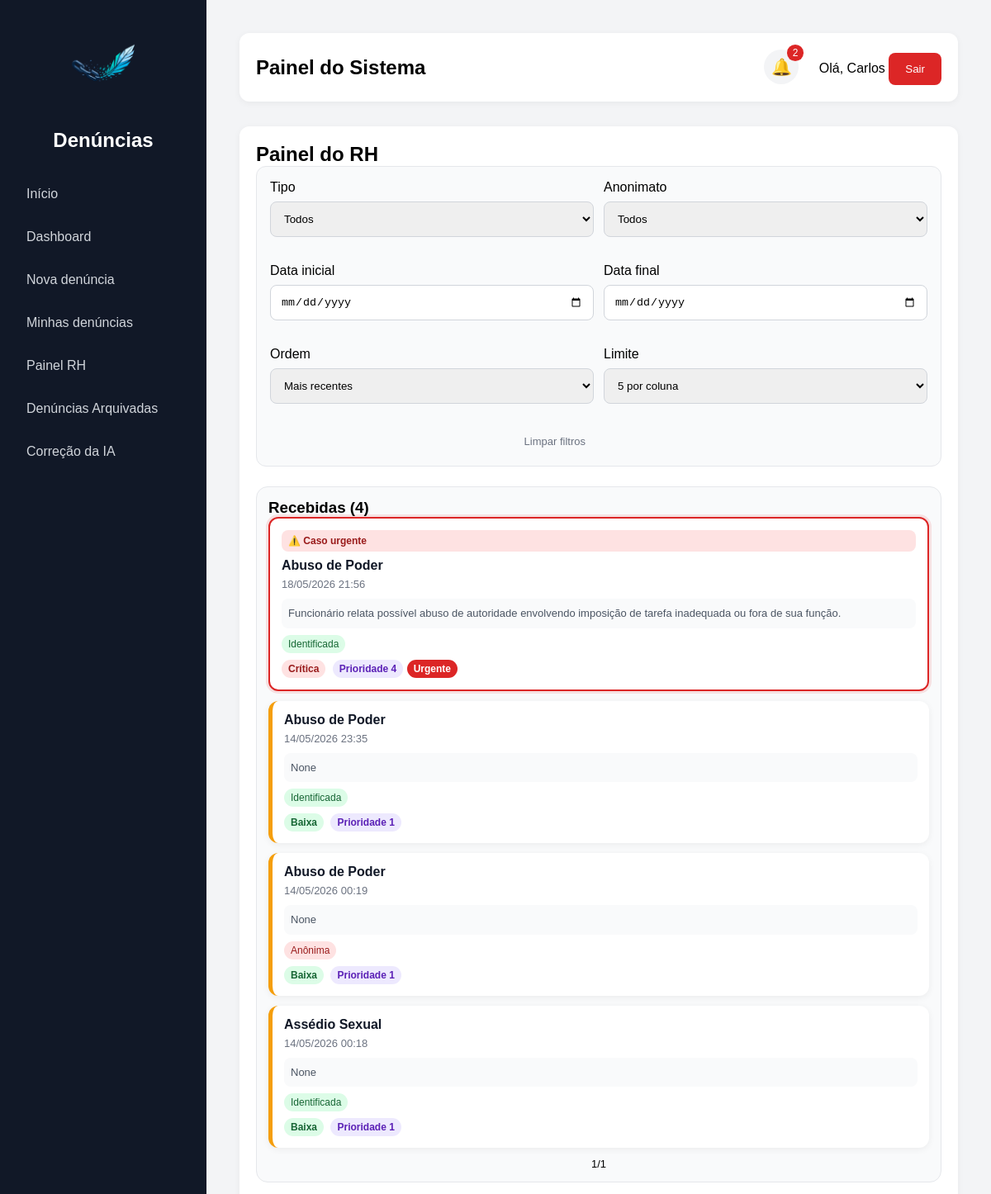
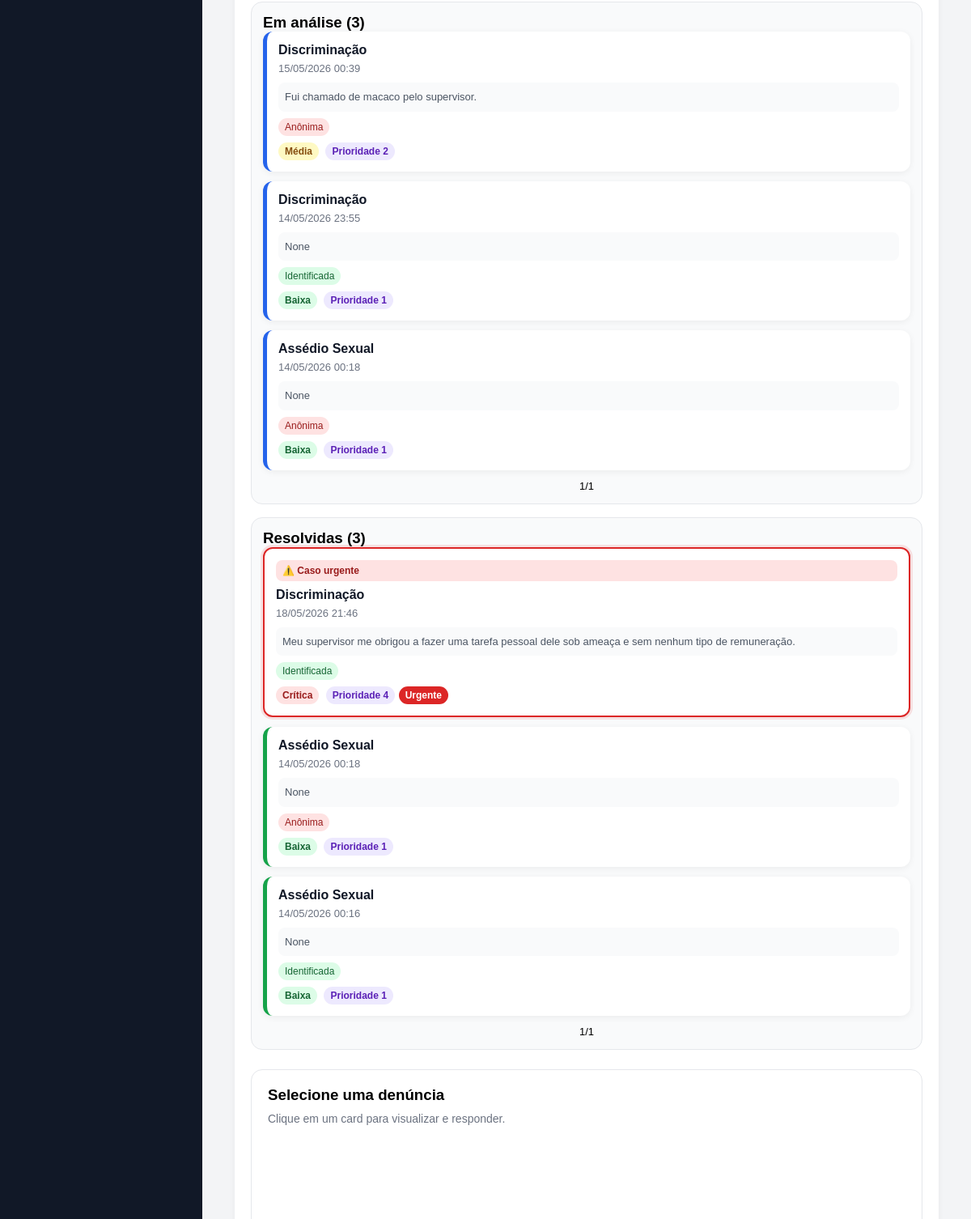
/painel-rh/ (signed in, upper part), run on an earlier commit of the app's database (2 pictures, top to bottom).
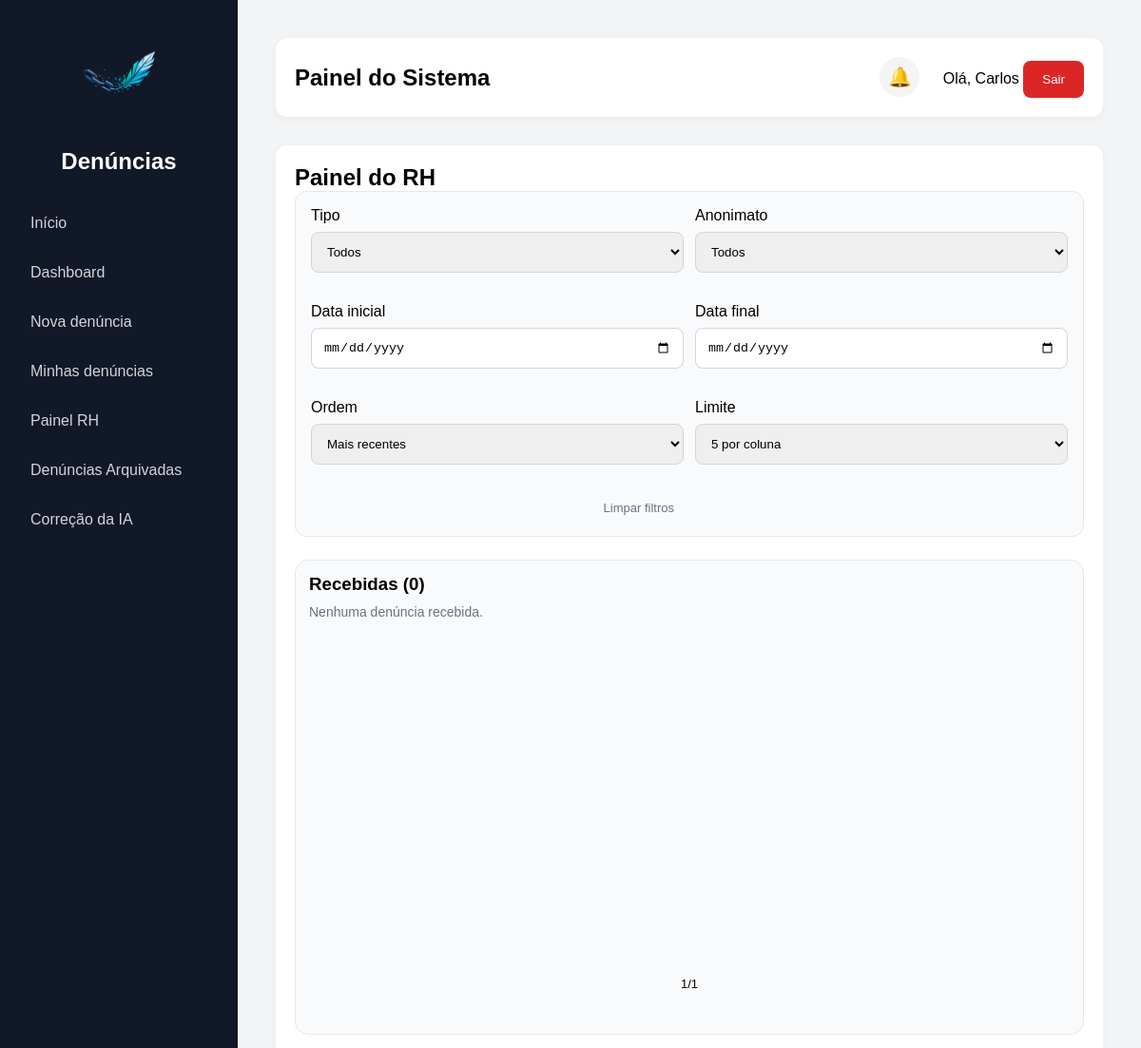
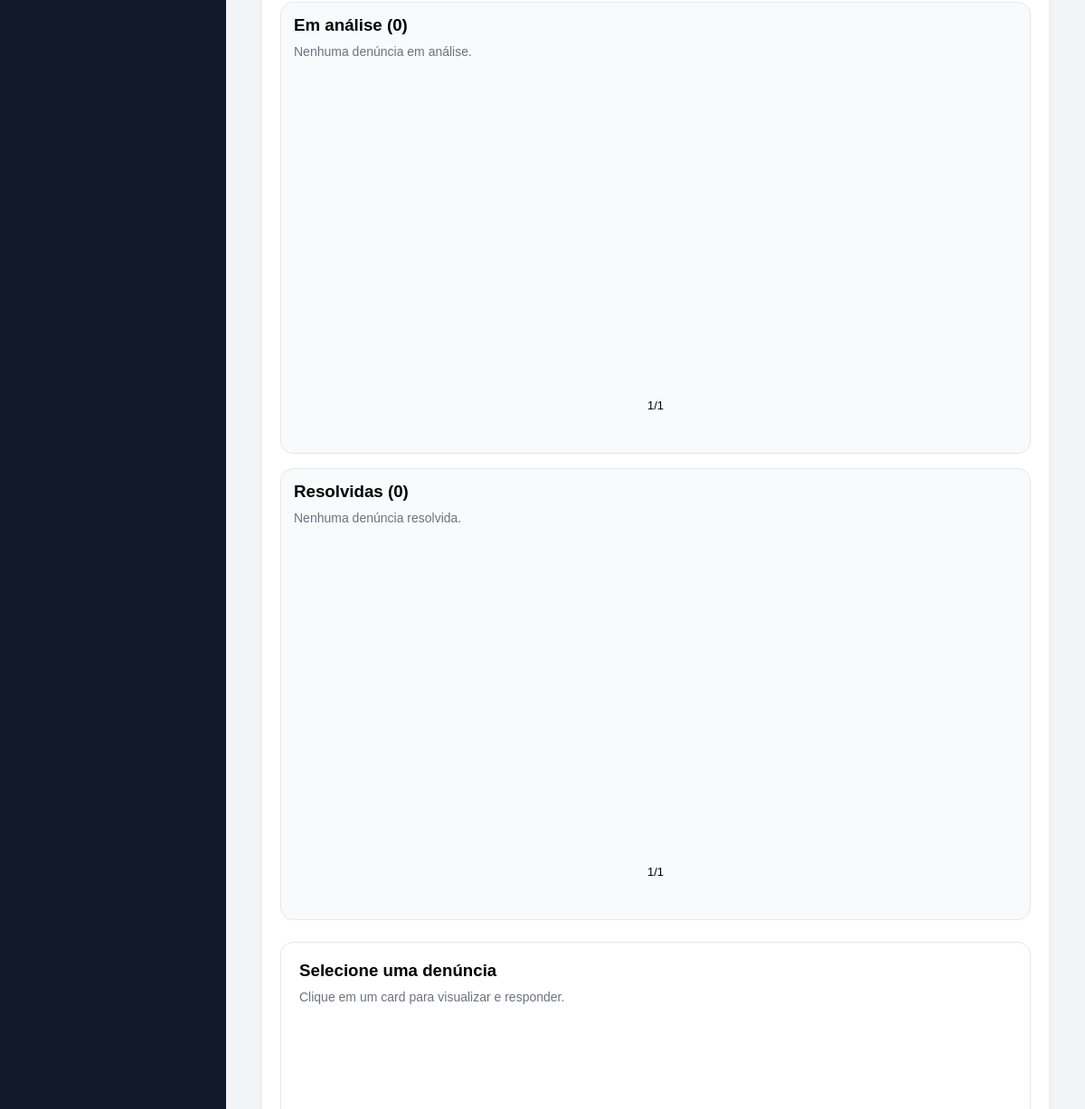
And on a later commit of the database (2 pictures, top to bottom).
### denuncias/models.py (models this page shows, shortened)
class Denuncia(models.Model):
    TIPOS = [
    ('moral', 'Assédio Moral'),
    ('sexual', 'Assédio Sexual'),
    ('abuso', 'Abuso de Poder'),
    ('discriminacao', 'Discriminação'),
    ('ameaca', 'Ameaça'),
    ('violencia', 'Violência'),
    ('outros', 'Outros'),
    ]
    STATUS = [
        ("recebida", "Recebida"),
        ("analise", "Em análise"),
        ("resolvida", "Resolvida"),
    ]
    GRAVIDADES = [
    ('baixa', 'Baixa'),
    ('media', 'Média'),
    ('alta', 'Alta'),
    ('critica', 'Crítica'),
]
    usuario = models.ForeignKey(User, on_delete=models.SET_NULL, null=True, blank=True)
    descricao = models.TextField()
    tipo = models.CharField(max_length=20, choices=TIPOS)
    anonima = models.BooleanField(default=False)
    status = models.CharField(max_length=20, choices=STATUS, default="recebida")
    gravidade = models.CharField(
    max_length=20,
    choices=GRAVIDADES,
    default='baixa'
)
    urgente = models.BooleanField(default=False)
    prioridade_ia = models.IntegerField(default=1)
    resumo_ia = models.TextField(blank=True, null=True)
    data_criacao = models.DateTimeField(auto_now_add=True)
    arquivada = models.BooleanField(default=False)
    data_arquivamento = models.DateTimeField(null=True, blank=True)
    resposta_rh = models.TextField(blank=True, null=True)
    setor = models.ForeignKey(Setor, on_delete=models.SET_NULL, null=True, blank=True)
    exibir_setor = models.BooleanField(default=True)
    link_anexo = models.URLField(blank=True, null=True)

### denuncias/views.py (the view, shortened to what this page needs)
# urls.py: path('painel-rh/', painel_rh, name='painel_rh'),
@login_required
def painel_rh(request, denuncia_id=None):
    from django.utils import timezone
    from datetime import timedelta
    limite_arquivamento = timezone.now() - timedelta(days=30)
    Denuncia.objects.filter(
        status='resolvida',
        arquivada=False,
        data_criacao__lte=limite_arquivamento
    ).update(
        arquivada=True,
        data_arquivamento=timezone.now()
    )
    eh_rh = request.user.groups.filter(name="RH").exists()
    eh_admin = request.user.groups.filter(name="Administrador").exists()
    eh_superuser = request.user.is_superuser
    if not (eh_rh or eh_admin or eh_superuser):
        return redirect("home")
    tipo = request.GET.get("tipo")
    anonima = request.GET.get("anonima")
    data_inicio = request.GET.get("data_inicio")
    data_fim = request.GET.get("data_fim")
    ordem = request.GET.get("ordem", "recentes")
    limite = request.GET.get("limite", 5)
    try:
        limite = int(limite)
    except ValueError:
        limite = 5
    denuncias_base = Denuncia.objects.filter(arquivada=False)
    if tipo:
        denuncias_base = denuncias_base.filter(tipo=tipo)
    if anonima == "sim":
        denuncias_base = denuncias_base.filter(anonima=True)
    if anonima == "nao":
        denuncias_base = denuncias_base.filter(anonima=False)
    if data_inicio:
        denuncias_base = denuncias_base.filter(data_criacao__date__gte=data_inicio)
    if data_fim:
        denuncias_base = denuncias_base.filter(data_criacao__date__lte=data_fim)
    if ordem == 'antigas':
        denuncias_base = denuncias_base.order_by(
            '-prioridade_ia',
            'data_criacao'
        )
    else:
        denuncias_base = denuncias_base.order_by(
            '-prioridade_ia',
            '-data_criacao'
        )
    recebidas_lista = denuncias_base.filter(status="recebida")
    analise_lista = denuncias_base.filter(status="analise")
    resolvidas_lista = denuncias_base.filter(status="resolvida")
    denuncias_recebidas = Paginator(recebidas_lista, limite).get_page(
        request.GET.get("page_recebidas")
    )
    denuncias_analise = Paginator(analise_lista, limite).get_page(
        request.GET.get("page_analise")
    )
    denuncias_resolvidas = Paginator(resolvidas_lista, limite).get_page(
        request.GET.get("page_resolvidas")
    )
    denuncia_selecionada = None
    form = None
    return render(
        request,
        "denuncias/painel_rh.html",
        {
            "denuncias_recebidas": denuncias_recebidas,
            "denuncias_analise": denuncias_analise,
            "denuncias_resolvidas": denuncias_resolvidas,
            "denuncia_selecionada": denuncia_selecionada,
            "form": form,
            "tipo_filtro": tipo,
            "anonima_filtro": anonima,
            "data_inicio": data_inicio,
            "data_fim": data_fim,
            "ordem": ordem,
            "limite": limite,
        },
    )

### denuncias/context_processors.py (called while the page is built, shortened)
def grupos_usuario(request):
    notificacoes = Notificacao.objects.filter(
        usuario=request.user
    ).order_by('-data_criacao')[:5]
    total_nao_lidas = Notificacao.objects.filter(
        usuario=request.user,
        lida=False
    ).count()
    return {
        'ui_rh': request.user.groups.filter(name='RH').exists(),
        'ui_admin': request.user.groups.filter(name='Administrador').exists() or request.user.is_superuser,
        'notificacoes': notificacoes,
        'total_nao_lidas': total_nao_lidas,
    }

### denuncias/templates/denuncias/painel_rh.html (shortened to what the changed rows need)
{% extends 'base.html' %}
{% block content %}
<h2>Painel do RH</h2>
<div class="kanban-layout">
    <div class="kanban-board">
        <div class="kanban-column"
     data-status="recebida">
            <h3>Recebidas ({{ denuncias_recebidas.paginator.count }})</h3>
            <div class="kanban-cards">
            {% for d in denuncias_recebidas %}
            <a href="/painel-rh/{{ d.id }}/"
   draggable="true"
   data-id="{{ d.id }}" class="kanban-card card-recebida {% if d.urgente %}card-urgente{% endif %}">
                <strong>{{ d.get_tipo_display }}</strong>
                <div class="kanban-meta">{{ d.data_criacao|date:"d/m/Y H:i" }}</div>
                <div class="kanban-resumo">
    {{ d.resumo_ia|truncatechars:120 }}
</div>
                {% if d.anonima %}
                <span class="badge badge-anonima">Anônima</span>
                {% else %}
                <span class="badge badge-identificada">Identificada</span>
                {% endif %}
                <br>
<span class="badge-gravidade gravidade-{{ d.gravidade }}">
    {{ d.get_gravidade_display }}
</span>
<span class="badge-prioridade">
    Prioridade {{ d.prioridade_ia }}
</span>
{% if d.urgente %}
    <span class="badge-urgente">
        Urgente
    </span>
{% endif %}
            </a>
            {% empty %}
            <p class="empty-column">Nenhuma denúncia recebida.</p>
            {% endfor %}
            </div>
            <div class="paginacao">
                <span>{{ denuncias_recebidas.number }}/{{ denuncias_recebidas.paginator.num_pages }}</span>
            </div>
        </div>
        <div class="kanban-column"
     data-status="analise">
            <h3>Em análise ({{ denuncias_analise.paginator.count }})</h3>
            <div class="kanban-cards">
            {% for d in denuncias_analise %}
           <a href="/painel-rh/{{ d.id }}/"
   draggable="true"
   data-id="{{ d.id }}" class="kanban-card card-analise{% if d.urgente %}card-urgente{% endif %}">
                <strong>{{ d.get_tipo_display }}</strong>
                <div class="kanban-meta">{{ d.data_criacao|date:"d/m/Y H:i" }}</div>
                <div class="kanban-resumo">
    {{ d.resumo_ia|truncatechars:120 }}
</div>
                {% if d.anonima %}
                <span class="badge badge-anonima">Anônima</span>
                {% else %}
                <span class="badge badge-identificada">Identificada</span>
                {% endif %}
                <br>
<span class="badge-gravidade gravidade-{{ d.gravidade }}">
    {{ d.get_gravidade_display }}
</span>
<span class="badge-prioridade">
    Prioridade {{ d.prioridade_ia }}
</span>
            </a>
            {% empty %}
            <p class="empty-column">Nenhuma denúncia em análise.</p>
            {% endfor %}
           </div>
            <div class="paginacao">
                <span>{{ denuncias_analise.number }}/{{ denuncias_analise.paginator.num_pages }}</span>
            </div>
        </div>
        <div class="kanban-column"
     data-status="resolvida">
            <h3>Resolvidas ({{ denuncias_resolvidas.paginator.count }})</h3>
            <div class="kanban-cards">
            {% for d in denuncias_resolvidas %}
           <a href="/painel-rh/{{ d.id }}/"
   draggable="true"
   data-id="{{ d.id }}" class="kanban-card card-resolvida {% if d.urgente %}card-urgente{% endif %}">
                <strong>{{ d.get_tipo_display }}</strong>
                <div class="kanban-meta">{{ d.data_criacao|date:"d/m/Y H:i" }}</div>
                <div class="kanban-resumo">
    {{ d.resumo_ia|truncatechars:120 }}
</div>
                {% if d.anonima %}
                <span class="badge badge-anonima">Anônima</span>
                {% else %}
                <span class="badge badge-identificada">Identificada</span>
                {% endif %}
                <br>
<span class="badge-gravidade gravidade-{{ d.gravidade }}">
    {{ d.get_gravidade_display }}
</span>
<span class="badge-prioridade">
    Prioridade {{ d.prioridade_ia }}
</span>
{% if d.urgente %}
    <span class="badge-urgente">
        Urgente
    </span>
{% endif %}
            </a>
            {% empty %}
            <p class="empty-column">Nenhuma denúncia resolvida.</p>
            {% endfor %}
        </div>
            <div class="paginacao">
                <span>{{ denuncias_resolvidas.number }}/{{ denuncias_resolvidas.paginator.num_pages }}</span>
            </div>
        </div>
    </div>
</div>
{% endblock %}

### denuncias/templates/base.html (shortened to what this page needs)
<!DOCTYPE html>
<html lang="pt-br">
<head>
</head>
<body>
    <aside>
        <div class="logo-box">
            <img src="/static/img/logo.png" alt="Logo do sistema" class="logo-sistema">
            <h2>Denúncias</h2>
        </div>
        <a href="/">Início</a>
        {% if user.is_authenticated %}
            <a href="/dashboard/">Dashboard</a>
            <a href="/denuncia/">Nova denúncia</a>
            <a href="/minhas-denuncias/">Minhas denúncias</a>
            {% if ui_rh or ui_admin %}
                <a href="/painel-rh/">Painel RH</a>
                <a href="/denuncias-arquivadas/">Denúncias Arquivadas</a>
                <a href="/feedback-ia/">Correção da IA</a>
            {% endif %}
        {% else %}
            <a href="/login/">Entrar</a>
        {% endif %}
    </aside>
    <main>
        <div class="topbar">
            <div>
                <h2>Painel do Sistema</h2>
            </div>
            <div>
                {% if user.is_authenticated %}
                    <div class="notification-wrapper">
                        <button type="button" class="notification-bell" onclick="toggleNotifications()">
                            🔔
                            {% if total_nao_lidas > 0 %}
                                <span class="notification-count">
                                    {{ total_nao_lidas }}
                                </span>
                            {% endif %}
                        </button>
                    </div>
                    <span>Olá, {{ user.username }}</span>
                    <form method="post" action="/logout/" style="display:inline;">
                        <button class="logout-btn" type="submit">Sair</button>
                    </form>
                {% endif %}
            </div>
        </div>
        <div class="card">
            {% block content %}
            {% endblock %}
        </div>
    </main>
</body>
</html>

What changed in the data, as far as the page shows it:
no longer on this page (row edited): Denuncia: tipo "Abuso de Poder", data_criacao "18/05/2026 21:56", resumo_ia "Funcionário relata possível abuso de autoridade envolvendo imposição de tarefa inadequada ou fora de sua função.", anonima "Identificada", gravidade "Crítica", prioridade_ia "4", urgente "Urgente", shown under "Recebidas (4)"
no longer on this page (row edited): Denuncia: tipo "Abuso de Poder", data_criacao "14/05/2026 23:35", resumo_ia "None", anonima "Identificada", gravidade "Baixa", prioridade_ia "1", shown under "Recebidas (4)"
no longer on this page (row edited): Denuncia: tipo "Abuso de Poder", data_criacao "14/05/2026 00:19", resumo_ia "None", anonima "Anônima", gravidade "Baixa", prioridade_ia "1", shown under "Recebidas (4)"
no longer on this page (row edited): Denuncia: tipo "Assédio Sexual", data_criacao "14/05/2026 00:18", resumo_ia "None", anonima "Identificada", gravidade "Baixa", prioridade_ia "1", shown under "Recebidas (4)"
no longer on this page (row edited): Denuncia: tipo "Discriminação", data_criacao "15/05/2026 00:39", resumo_ia "Fui chamado de macaco pelo supervisor.", anonima "Anônima", gravidade "Média", prioridade_ia "2", shown under "Em análise (3)"
no longer on this page (row edited): Denuncia: tipo "Discriminação", data_criacao "14/05/2026 23:55", resumo_ia "None", anonima "Identificada", gravidade "Baixa", prioridade_ia "1", shown under "Em análise (3)"
no longer on this page (row edited): Denuncia: tipo "Assédio Sexual", data_criacao "14/05/2026 00:18", resumo_ia "None", anonima "Anônima", gravidade "Baixa", prioridade_ia "1", shown under "Em análise (3)"
no longer on this page (row edited): Denuncia: tipo "Discriminação", data_criacao "18/05/2026 21:46", resumo_ia "Meu supervisor me obrigou a fazer uma tarefa pessoal dele sob ameaça e sem nenhum tipo de remuneração.", anonima "Identificada", gravidade "Crítica", prioridade_ia "4", urgente "Urgente", shown under "Resolvidas (3)"
no longer on this page (row edited): Denuncia: tipo "Assédio Sexual", data_criacao "14/05/2026 00:18", resumo_ia "None", anonima "Anônima", gravidade "Baixa", prioridade_ia "1", shown under "Resolvidas (3)"
no longer on this page (row edited): Denuncia: tipo "Assédio Sexual", data_criacao "14/05/2026 00:16", resumo_ia "None", anonima "Identificada", gravidade "Baixa", prioridade_ia "1", shown under "Resolvidas (3)"
Also different on the page:
{{ denuncias_recebidas.paginator.count }}: "4" → "0"
{{ denuncias_analise.paginator.count }}: "3" → "0"
{{ denuncias_resolvidas.paginator.count }}: "3" → "0"
{{ total_nao_lidas }}: "2" → (not shown)
text now shown: "Nenhuma denúncia recebida. Nenhuma denúncia em análise. Nenhuma denúncia resolvida."
